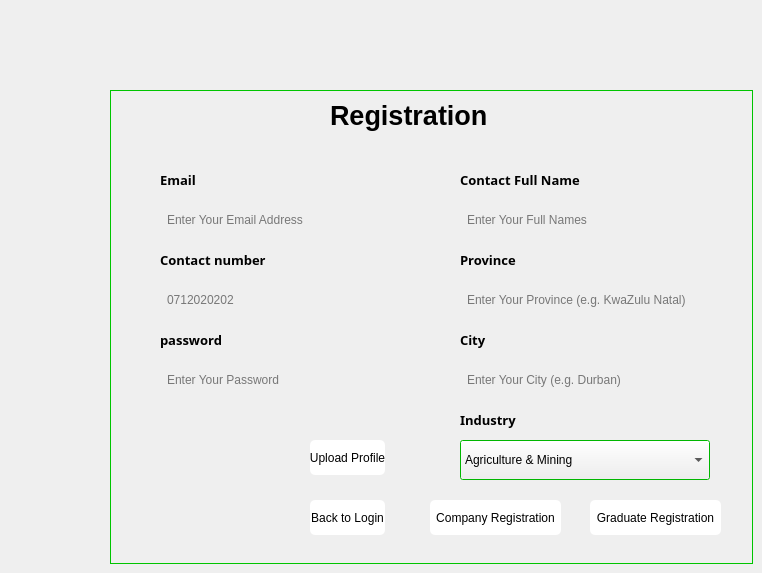
     <widget class="QWidget" name="registration">
      <widget class="QFrame" name="regFrame">
       <property name="geometry">
        <rect>
         <x>110</x>
         <y>90</y>
         <width>643</width>
         <height>474</height>
        </rect>
       </property>
       <property name="minimumSize">
        <size>
         <width>643</width>
         <height>474</height>
        </size>
       </property>
       <property name="maximumSize">
        <size>
         <width>643</width>
         <height>474</height>
        </size>
       </property>
       <property name="palette">
        <palette>
         <active>
          <colorrole role="Base">
           <brush brushstyle="SolidPattern">
            <color alpha="255">
             <red>255</red>
             <green>255</green>
             <blue>255</blue>
            </color>
           </brush>
          </colorrole>
          <colorrole role="Window">
           <brush brushstyle="SolidPattern">
            <color alpha="255">
             <red>0</red>
             <green>255</green>
             <blue>0</blue>
            </color>
           </brush>
          </colorrole>
         </active>
         <inactive>
          <colorrole role="Base">
           <brush brushstyle="SolidPattern">
            <color alpha="255">
             <red>255</red>
             <green>255</green>
             <blue>255</blue>
            </color>
           </brush>
          </colorrole>
          <colorrole role="Window">
           <brush brushstyle="SolidPattern">
            <color alpha="255">
             <red>0</red>
             <green>255</green>
             <blue>0</blue>
            </color>
           </brush>
          </colorrole>
         </inactive>
         <disabled>
          <colorrole role="Base">
           <brush brushstyle="SolidPattern">
            <color alpha="255">
             <red>0</red>
             <green>255</green>
             <blue>0</blue>
            </color>
           </brush>
          </colorrole>
          <colorrole role="Window">
           <brush brushstyle="SolidPattern">
            <color alpha="255">
             <red>0</red>
             <green>255</green>
             <blue>0</blue>
            </color>
           </brush>
          </colorrole>
         </disabled>
        </palette>
       </property>
       <property name="frameShape">
        <enum>QFrame::StyledPanel</enum>
       </property>
       <property name="frameShadow">
        <enum>QFrame::Raised</enum>
       </property>
       <widget class="QLabel" name="registrationLabel_2">
        <property name="geometry">
         <rect>
          <x>220</x>
          <y>10</y>
          <width>171</width>
          <height>31</height>
         </rect>
        </property>
        <property name="font">
         <font>
          <pointsize>20</pointsize>
          <weight>75</weight>
          <bold>true</bold>
         </font>
        </property>
        <property name="styleSheet">
         <string notr="true">align:center;
adjustAlign:center;</string>
        </property>
        <property name="text">
         <string>Registration</string>
        </property>
       </widget>
       <widget class="QLineEdit" name="emailBox_2">
        <property name="geometry">
         <rect>
          <x>50</x>
          <y>110</y>
          <width>250</width>
          <height>40</height>
         </rect>
        </property>
        <property name="styleSheet">
         <string notr="true">border-radius:5px;
padding: 5px;
background:rgb(239, 239, 239)</string>
        </property>
        <property name="placeholderText">
         <string>Enter Your Email Address</string>
        </property>
       </widget>
       <widget class="QLineEdit" name="pwdBox_2">
        <property name="geometry">
         <rect>
          <x>50</x>
          <y>270</y>
          <width>250</width>
          <height>40</height>
         </rect>
        </property>
        <property name="styleSheet">
         <string notr="true">border-radius:5px;
padding: 5px;
background:rgb(239, 239, 239)</string>
        </property>
        <property name="echoMode">
         <enum>QLineEdit::Password</enum>
        </property>
        <property name="placeholderText">
         <string>Enter Your Password</string>
        </property>
       </widget>
       <widget class="QLineEdit" name="contactnumBox">
        <property name="geometry">
         <rect>
          <x>50</x>
          <y>190</y>
          <width>250</width>
          <height>40</height>
         </rect>
        </property>
        <property name="styleSheet">
         <string notr="true">border-radius:5px;
padding: 5px;
background:rgb(239, 239, 239)</string>
        </property>
        <property name="inputMethodHints">
         <set>Qt::ImhNone</set>
        </property>
        <property name="placeholderText">
         <string>0712020202</string>
        </property>
       </widget>
       <widget class="QLabel" name="emailLabel_2">
        <property name="geometry">
         <rect>
          <x>50</x>
          <y>80</y>
          <width>47</width>
          <height>20</height>
         </rect>
        </property>
        <property name="font">
         <font>
          <family>Montserrat</family>
          <pointsize>10</pointsize>
          <weight>75</weight>
          <bold>true</bold>
         </font>
        </property>
        <property name="text">
         <string>Email</string>
        </property>
       </widget>
       <widget class="QLabel" name="emailLabel_4">
        <property name="geometry">
         <rect>
          <x>50</x>
          <y>160</y>
          <width>121</width>
          <height>20</height>
         </rect>
        </property>
        <property name="font">
         <font>
          <family>Montserrat</family>
          <pointsize>10</pointsize>
          <weight>75</weight>
          <bold>true</bold>
         </font>
        </property>
        <property name="text">
         <string>Contact number</string>
        </property>
       </widget>
       <widget class="QLabel" name="emailLabel_5">
        <property name="geometry">
         <rect>
          <x>50</x>
          <y>240</y>
          <width>71</width>
          <height>20</height>
         </rect>
        </property>
        <property name="font">
         <font>
          <family>Montserrat</family>
          <pointsize>10</pointsize>
          <weight>75</weight>
          <bold>true</bold>
         </font>
        </property>
        <property name="text">
         <string>password</string>
        </property>
       </widget>
       <widget class="QLineEdit" name="provinceBox">
        <property name="geometry">
         <rect>
          <x>350</x>
          <y>190</y>
          <width>250</width>
          <height>40</height>
         </rect>
        </property>
        <property name="styleSheet">
         <string notr="true">border-radius:5px;
padding: 5px;
background:rgb(239, 239, 239)</string>
        </property>
        <property name="placeholderText">
         <string>Enter Your Province (e.g. KwaZulu Natal)</string>
        </property>
       </widget>
       <widget class="QLabel" name="emailLabel_6">
        <property name="geometry">
         <rect>
          <x>350</x>
          <y>320</y>
          <width>71</width>
          <height>20</height>
         </rect>
        </property>
        <property name="font">
         <font>
          <family>Montserrat</family>
          <pointsize>10</pointsize>
          <weight>75</weight>
          <bold>true</bold>
         </font>
        </property>
        <property name="text">
         <string>Industry</string>
        </property>
       </widget>
       <widget class="QLineEdit" name="cityBox">
        <property name="geometry">
         <rect>
          <x>350</x>
          <y>270</y>
          <width>250</width>
          <height>40</height>
         </rect>
        </property>
        <property name="styleSheet">
         <string notr="true">border-radius:5px;
padding: 5px;
background:rgb(239, 239, 239)</string>
        </property>
        <property name="placeholderText">
         <string>Enter Your City (e.g. Durban)</string>
        </property>
       </widget>
       <widget class="QLabel" name="emailLabel_7">
        <property name="geometry">
         <rect>
          <x>350</x>
          <y>240</y>
          <width>121</width>
          <height>20</height>
         </rect>
        </property>
        <property name="font">
         <font>
          <family>Montserrat</family>
          <pointsize>10</pointsize>
          <weight>75</weight>
          <bold>true</bold>
         </font>
        </property>
        <property name="text">
         <string>City</string>
        </property>
       </widget>
       <widget class="QLabel" name="emailLabel_8">
        <property name="geometry">
         <rect>
          <x>350</x>
          <y>160</y>
          <width>71</width>
          <height>20</height>
         </rect>
        </property>
        <property name="font">
         <font>
          <family>Montserrat</family>
          <pointsize>10</pointsize>
          <weight>75</weight>
          <bold>true</bold>
         </font>
        </property>
        <property name="text">
         <string>Province</string>
        </property>
       </widget>
       <widget class="QComboBox" name="industryBox">
        <property name="geometry">
         <rect>
          <x>350</x>
          <y>350</y>
          <width>250</width>
          <height>40</height>
         </rect>
        </property>
        <item>
         <property name="text">
          <string>Agriculture &amp; Mining</string>
         </property>
        </item>
        <item>
         <property name="text">
          <string>Business Services</string>
         </property>
        </item>
        <item>
         <property name="text">
          <string>Computer &amp; Electronics</string>
         </property>
        </item>
        <item>
         <property name="text">
          <string>Consumer Services</string>
         </property>
        </item>
        <item>
         <property name="text">
          <string>Education</string>
         </property>
        </item>
        <item>
         <property name="text">
          <string>Energy &amp; Utilities</string>
         </property>
        </item>
        <item>
         <property name="text">
          <string>Financial Services</string>
         </property>
        </item>
        <item>
         <property name="text">
          <string>Health,Pharmaceuticals,and Biotech</string>
         </property>
        </item>
        <item>
         <property name="text">
          <string>Manufacturing</string>
         </property>
        </item>
        <item>
         <property name="text">
          <string>Media and Intertaining</string>
         </property>
        </item>
        <item>
         <property name="text">
          <string>Non-Profit</string>
         </property>
        </item>
        <item>
         <property name="text">
          <string>Real Estate and Construction</string>
         </property>
        </item>
        <item>
         <property name="text">
          <string>Retail</string>
         </property>
        </item>
        <item>
         <property name="text">
          <string>Software and Internet</string>
         </property>
        </item>
        <item>
         <property name="text">
          <string>Telecommunication</string>
         </property>
        </item>
        <item>
         <property name="text">
          <string>Transportation and storage</string>
         </property>
        </item>
        <item>
         <property name="text">
          <string>Travel and Recreation and Leisure</string>
         </property>
        </item>
        <item>
         <property name="text">
          <string>Wholesale and Distribution</string>
         </property>
        </item>
       </widget>
       <widget class="QLabel" name="picLabel">
        <property name="geometry">
         <rect>
          <x>50</x>
          <y>320</y>
          <width>125</width>
          <height>121</height>
         </rect>
        </property>
        <property name="styleSheet">
         <string notr="true">background-image:url(user.png);</string>
        </property>
        <property name="text">
         <string/>
        </property>
       </widget>
       <widget class="QPushButton" name="uploadBtn">
        <property name="geometry">
         <rect>
          <x>200</x>
          <y>350</y>
          <width>75</width>
          <height>35</height>
         </rect>
        </property>
        <property name="styleSheet">
         <string notr="true">border-radius:5px;
background-color:rgb(255, 255, 255)</string>
        </property>
        <property name="text">
         <string>Upload Profile</string>
        </property>
       </widget>
       <widget class="QPushButton" name="backtoLoginBtn">
        <property name="geometry">
         <rect>
          <x>200</x>
          <y>410</y>
          <width>75</width>
          <height>35</height>
         </rect>
        </property>
        <property name="styleSheet">
         <string notr="true">border-radius:5px;
background-color:white;
</string>
        </property>
        <property name="text">
         <string>Back to Login</string>
        </property>
       </widget>
       <widget class="QPushButton" name="graduateRegBtn">
        <property name="geometry">
         <rect>
          <x>480</x>
          <y>410</y>
          <width>131</width>
          <height>35</height>
         </rect>
        </property>
        <property name="styleSheet">
         <string notr="true">border-radius:5px;
background-color:rgb(255, 255, 255)</string>
        </property>
        <property name="text">
         <string>Graduate Registration</string>
        </property>
       </widget>
       <widget class="QPushButton" name="companyRegBtn">
        <property name="geometry">
         <rect>
          <x>320</x>
          <y>410</y>
          <width>131</width>
          <height>35</height>
         </rect>
        </property>
        <property name="styleSheet">
         <string notr="true">border-radius:5px;
background-color:rgb(255, 255, 255)</string>
        </property>
        <property name="text">
         <string>Company Registration</string>
        </property>
       </widget>
       <widget class="QLabel" name="errorLabel">
        <property name="geometry">
         <rect>
          <x>200</x>
          <y>50</y>
          <width>221</width>
          <height>20</height>
         </rect>
        </property>
        <property name="styleSheet">
         <string notr="true">color:red;
align:center</string>
        </property>
        <property name="text">
         <string/>
        </property>
       </widget>
       <widget class="QLineEdit" name="fullnamesBox">
        <property name="geometry">
         <rect>
          <x>350</x>
          <y>110</y>
          <width>250</width>
          <height>40</height>
         </rect>
        </property>
        <property name="styleSheet">
         <string notr="true">border-radius:5px;
padding: 5px;
background:rgb(239, 239, 239)</string>
        </property>
        <property name="placeholderText">
         <string>Enter Your Full Names</string>
        </property>
       </widget>
       <widget class="QLabel" name="emailLabel_9">
        <property name="geometry">
         <rect>
          <x>350</x>
          <y>80</y>
          <width>141</width>
          <height>20</height>
         </rect>
        </property>
        <property name="font">
         <font>
          <family>Montserrat</family>
          <pointsize>10</pointsize>
          <weight>75</weight>
          <bold>true</bold>
         </font>
        </property>
        <property name="text">
         <string>Contact Full Name</string>
        </property>
       </widget>
      </widget>
     </widget>
